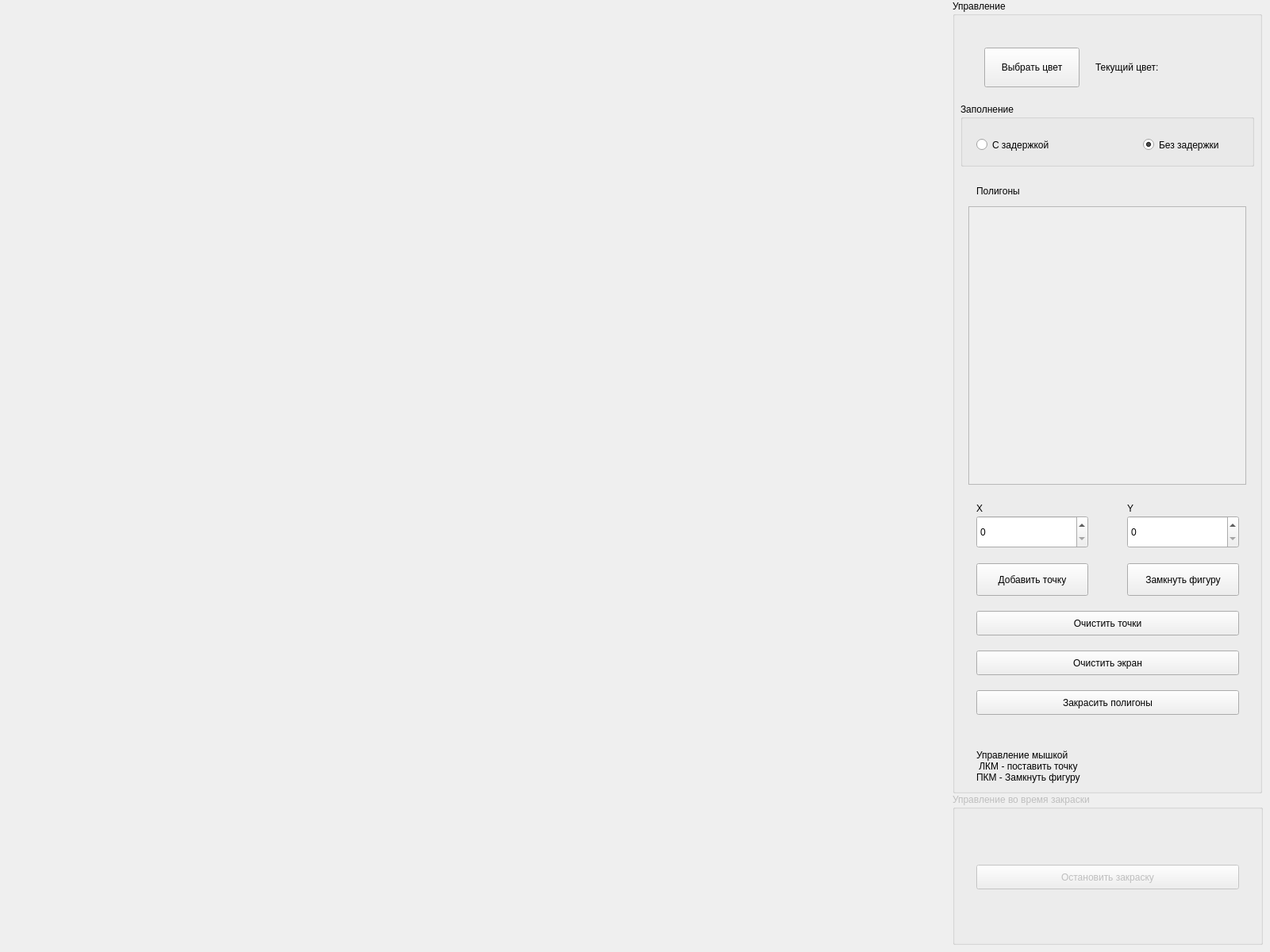
<?xml version="1.0" encoding="UTF-8"?>
<ui version="4.0">
 <class>MainWindow</class>
 <widget class="QMainWindow" name="MainWindow">
  <property name="geometry">
   <rect>
    <x>0</x>
    <y>0</y>
    <width>1600</width>
    <height>1200</height>
   </rect>
  </property>
  <property name="windowTitle">
   <string>MainWindow</string>
  </property>
  <widget class="QWidget" name="centralwidget">
   <widget class="QGroupBox" name="ManagementGroupBox">
    <property name="geometry">
     <rect>
      <x>1200</x>
      <y>0</y>
      <width>390</width>
      <height>1000</height>
     </rect>
    </property>
    <property name="title">
     <string>Управление</string>
    </property>
    <widget class="QPushButton" name="ColorPickButton">
     <property name="geometry">
      <rect>
       <x>40</x>
       <y>60</y>
       <width>120</width>
       <height>50</height>
      </rect>
     </property>
     <property name="text">
      <string>Выбрать цвет</string>
     </property>
    </widget>
    <widget class="QLabel" name="CurrenctColorLabel">
     <property name="geometry">
      <rect>
       <x>320</x>
       <y>65</y>
       <width>40</width>
       <height>40</height>
      </rect>
     </property>
     <property name="text">
      <string/>
     </property>
    </widget>
    <widget class="QLabel" name="label_2">
     <property name="geometry">
      <rect>
       <x>180</x>
       <y>75</y>
       <width>141</width>
       <height>20</height>
      </rect>
     </property>
     <property name="text">
      <string>Текущий цвет:</string>
     </property>
    </widget>
    <widget class="QGroupBox" name="FillGroupBox">
     <property name="geometry">
      <rect>
       <x>10</x>
       <y>130</y>
       <width>370</width>
       <height>80</height>
      </rect>
     </property>
     <property name="title">
      <string>Заполнение</string>
     </property>
     <widget class="QRadioButton" name="DelayOnButton">
      <property name="geometry">
       <rect>
        <x>20</x>
        <y>40</y>
        <width>121</width>
        <height>25</height>
       </rect>
      </property>
      <property name="text">
       <string>С задержкой</string>
      </property>
     </widget>
     <widget class="QRadioButton" name="DelayOffButton">
      <property name="geometry">
       <rect>
        <x>230</x>
        <y>40</y>
        <width>131</width>
        <height>25</height>
       </rect>
      </property>
      <property name="text">
       <string>Без задержки</string>
      </property>
      <property name="checked">
       <bool>true</bool>
      </property>
     </widget>
    </widget>
    <widget class="QTextEdit" name="PolynomLogTextEdit">
     <property name="enabled">
      <bool>false</bool>
     </property>
     <property name="geometry">
      <rect>
       <x>20</x>
       <y>260</y>
       <width>350</width>
       <height>351</height>
      </rect>
     </property>
    </widget>
    <widget class="QLabel" name="label_3">
     <property name="geometry">
      <rect>
       <x>30</x>
       <y>220</y>
       <width>141</width>
       <height>41</height>
      </rect>
     </property>
     <property name="text">
      <string>Полигоны</string>
     </property>
    </widget>
    <widget class="QSpinBox" name="XSpinBox">
     <property name="geometry">
      <rect>
       <x>30</x>
       <y>650</y>
       <width>141</width>
       <height>41</height>
      </rect>
     </property>
     <property name="maximum">
      <number>1200</number>
     </property>
    </widget>
    <widget class="QSpinBox" name="YSpinBox">
     <property name="geometry">
      <rect>
       <x>220</x>
       <y>650</y>
       <width>141</width>
       <height>41</height>
      </rect>
     </property>
     <property name="maximum">
      <number>1200</number>
     </property>
    </widget>
    <widget class="QLabel" name="label_4">
     <property name="geometry">
      <rect>
       <x>30</x>
       <y>630</y>
       <width>141</width>
       <height>21</height>
      </rect>
     </property>
     <property name="text">
      <string>X</string>
     </property>
    </widget>
    <widget class="QLabel" name="label_5">
     <property name="geometry">
      <rect>
       <x>220</x>
       <y>630</y>
       <width>141</width>
       <height>21</height>
      </rect>
     </property>
     <property name="text">
      <string>Y</string>
     </property>
    </widget>
    <widget class="QPushButton" name="AddButton">
     <property name="geometry">
      <rect>
       <x>30</x>
       <y>710</y>
       <width>141</width>
       <height>41</height>
      </rect>
     </property>
     <property name="text">
      <string>Добавить точку</string>
     </property>
    </widget>
    <widget class="QPushButton" name="CloseFigureButton">
     <property name="geometry">
      <rect>
       <x>220</x>
       <y>710</y>
       <width>141</width>
       <height>41</height>
      </rect>
     </property>
     <property name="text">
      <string>Замкнуть фигуру</string>
     </property>
    </widget>
    <widget class="QLabel" name="label_6">
     <property name="geometry">
      <rect>
       <x>30</x>
       <y>940</y>
       <width>321</width>
       <height>51</height>
      </rect>
     </property>
     <property name="text">
      <string>Управление мышкой
 ЛКМ - поставить точку
ПКМ - Замкнуть фигуру</string>
     </property>
    </widget>
    <widget class="QPushButton" name="ClearScreenButton">
     <property name="geometry">
      <rect>
       <x>30</x>
       <y>820</y>
       <width>331</width>
       <height>31</height>
      </rect>
     </property>
     <property name="text">
      <string>Очистить экран</string>
     </property>
    </widget>
    <widget class="QPushButton" name="FillPolygonButton">
     <property name="geometry">
      <rect>
       <x>30</x>
       <y>870</y>
       <width>331</width>
       <height>31</height>
      </rect>
     </property>
     <property name="text">
      <string>Закрасить полигоны</string>
     </property>
    </widget>
    <widget class="QPushButton" name="ClearPointsButton">
     <property name="geometry">
      <rect>
       <x>30</x>
       <y>770</y>
       <width>331</width>
       <height>31</height>
      </rect>
     </property>
     <property name="text">
      <string>Очистить точки</string>
     </property>
    </widget>
   </widget>
   <widget class="QLabel" name="DrawLabel">
    <property name="geometry">
     <rect>
      <x>0</x>
      <y>0</y>
      <width>1200</width>
      <height>1200</height>
     </rect>
    </property>
    <property name="text">
     <string/>
    </property>
   </widget>
   <widget class="QGroupBox" name="RealTimeBox">
    <property name="enabled">
     <bool>false</bool>
    </property>
    <property name="geometry">
     <rect>
      <x>1200</x>
      <y>1000</y>
      <width>391</width>
      <height>191</height>
     </rect>
    </property>
    <property name="title">
     <string>Управление во время закраски</string>
    </property>
    <widget class="QPushButton" name="StopFillButton">
     <property name="geometry">
      <rect>
       <x>30</x>
       <y>90</y>
       <width>331</width>
       <height>31</height>
      </rect>
     </property>
     <property name="text">
      <string>Остановить закраску</string>
     </property>
    </widget>
   </widget>
  </widget>
 </widget>
 <resources/>
 <connections/>
</ui>
